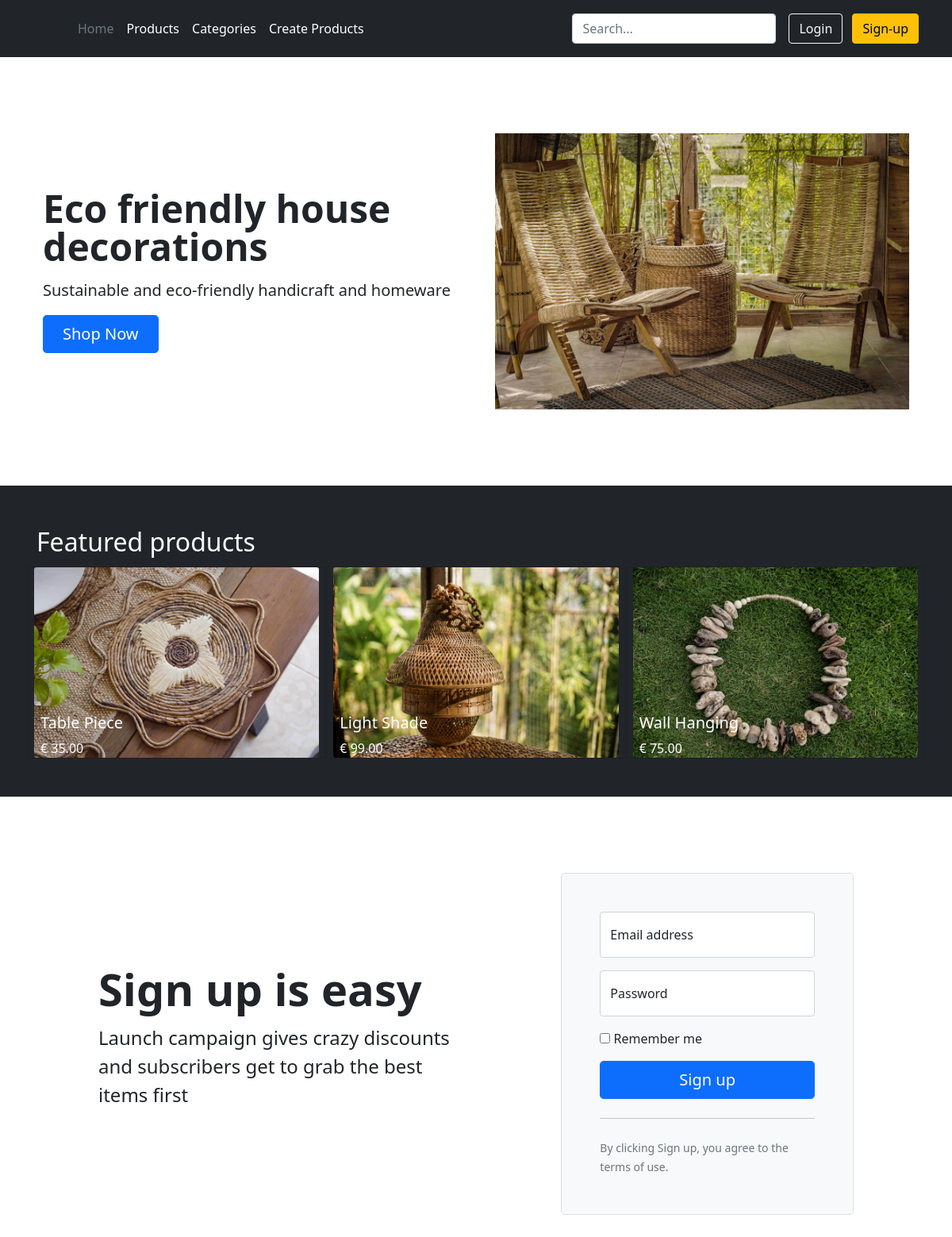
Before: / with the older database file.
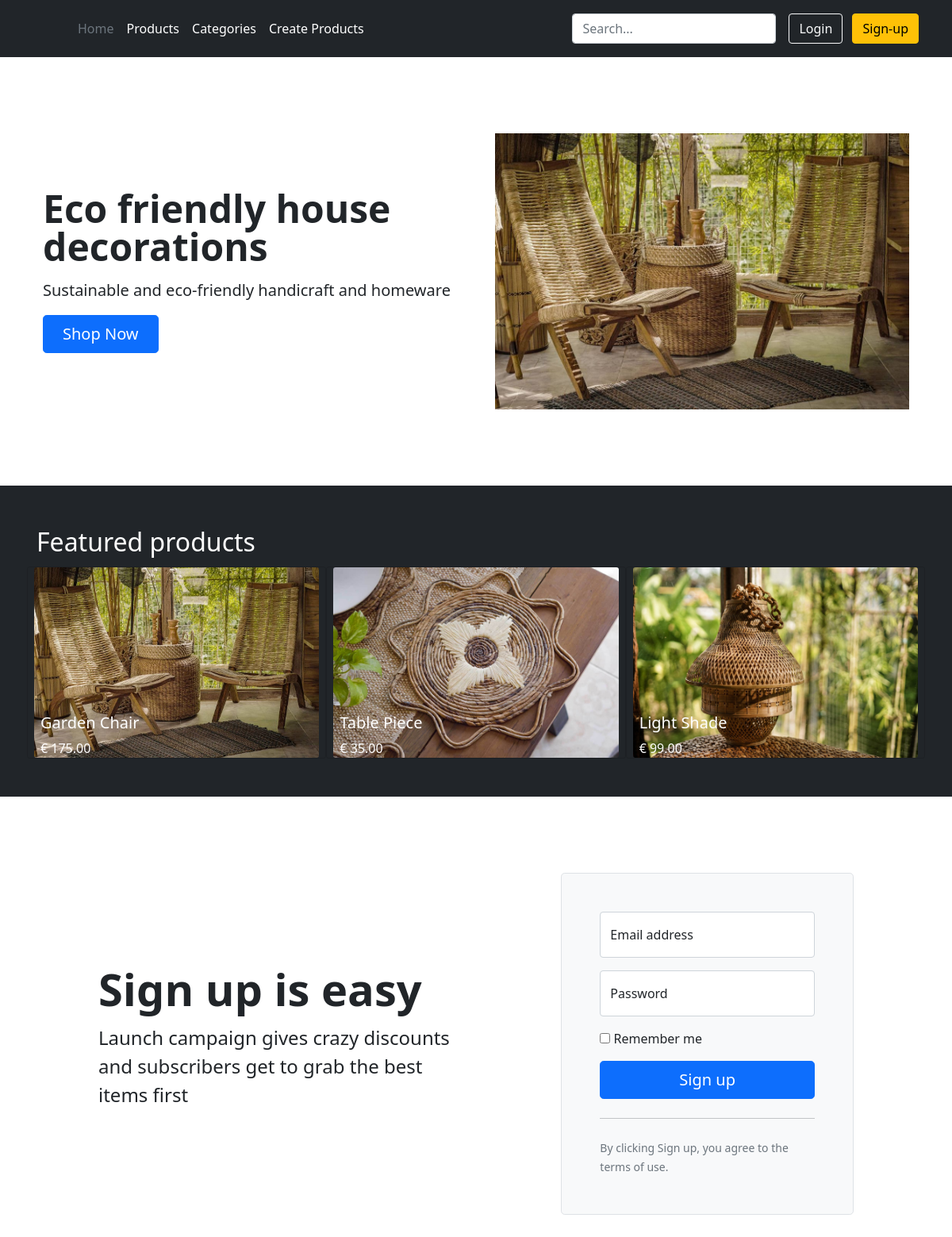
After: the same page with the newer database file.
### products/models.py (models this page shows, shortened)
class Product(models.Model):
    title = models.CharField(max_length=200)
    description = models.TextField(blank=True)
    image = models.ImageField(upload_to='images/')
    price = models.DecimalField(max_digits=6, decimal_places=2)
    category = models.ForeignKey(Category, related_name='product', on_delete=models.CASCADE)
    slug = models.SlugField(max_length=255)
    in_stock = models.BooleanField(default=True)  # Stock to change to numeric value
    is_active = models.BooleanField(default=True)
    created = models.DateTimeField(auto_now_add=True)
    updated = models.DateTimeField(auto_now=True)
    class Meta:
        verbose_name_plural = 'Products'
        ordering = ('-created',)

### storeAnada/views.py (the view)
# urls.py: path('', storeAnada.views.HomeView.as_view(), name='home'),
class HomeView(TemplateView):
	template_name = "store/home.html"
	def get_context_data(self, **kwargs):
		context = super().get_context_data(**kwargs)
		context["products"] = Product.objects.all()[:3]
		return context

### templates/store/home.html (shortened to what this page needs)
{% extends "base.html" %}
{% load static %}
{% block content %}
    <div class="container col-xxl-8 px-4 py-5">
        <div class="row flex-lg-row-reverse align-items-center g-5 py-5">
            <div class="col-10 col-sm-8 col-lg-6">
                <img src="{% static "/images/chairs.jpg" %}" class="d-block mx-lg-auto img-fluid" alt="Anada Chairs"
                     width="700" height="500" loading="lazy">
            </div>
            <div class="col-lg-6">
                <h1 class="display-5 fw-bold lh-1 mb-3">Eco friendly house decorations</h1>
                <p class="lead">
                    Sustainable and eco-friendly handicraft and homeware
                </p>
                <div class="d-grid gap-2 d-md-flex justify-content-md-start">
                    <a href="{% url 'product-list' %}"><button type="button" class="btn btn-primary btn-lg px-4 me-md-2">Shop Now</button></a>
                </div>
            </div>
        </div>
    </div>
    <div class="album py-5 bg-dark">
        <div class="container text-white">
        <h2 class="p-1">Featured products</h2>
            <div class="row row-cols-1 row-cols-sm-2 row-cols-md-3 g-3 text-black">
                {% for product in  products %}
                <div class="card bg-dark text-white">
                    <a href="{% url 'product-detail' pk=product.pk %}">
                  <img class="card-img" src="/media/{{ product.image }}" alt="{{ product.title }}">
                        </a>
                  <div class="card-img-overlay" style="top: 70%">
                    <h5 class="card-title">{{ product.title }}</h5>
                    <p class="card-text">€ {{ product.price}}</p>
                  </div>
                </div>
                {% endfor %}
            </div>
        </div>
    </div>
    <div class="container col-xl-10 col-xxl-8 px-4 py-5">
    <div class="row align-items-center g-lg-5 py-5">
      <div class="col-lg-7 text-center text-lg-start">
        <h2 class="display-4 fw-bold lh-1 mb-3">Sign up is easy</h2>
        <p class="col-lg-10 fs-4">Launch campaign gives crazy discounts and subscribers get to grab the best items first</p>
      </div>
      <div class="col-md-10 mx-auto col-lg-5">
        <form class="p-4 p-md-5 border rounded-3 bg-light">
          <div class="form-floating mb-3">
            <input type="email" class="form-control" id="floatingInput" placeholder="name@example.com">
            <label for="floatingInput">Email address</label>
          </div>
          <div class="form-floating mb-3">
            <input type="password" class="form-control" id="floatingPassword" placeholder="Password">
            <label for="floatingPassword">Password</label>
          </div>
          <div class="checkbox mb-3">
            <label>
              <input type="checkbox" value="remember-me"> Remember me
            </label>
          </div>
          <button class="w-100 btn btn-lg btn-primary" type="submit">Sign up</button>
          <hr class="my-4">
          <small class="text-muted">By clicking Sign up, you agree to the terms of use.</small>
        </form>
      </div>
    </div>
  </div>
{% endblock %}

Changed rows visible on the page:
no longer on this page (row unchanged): Product: image (picture), title "Wall Hanging", price "75.00"
added Product: image (picture), title "Garden Chair", price "175.00"
